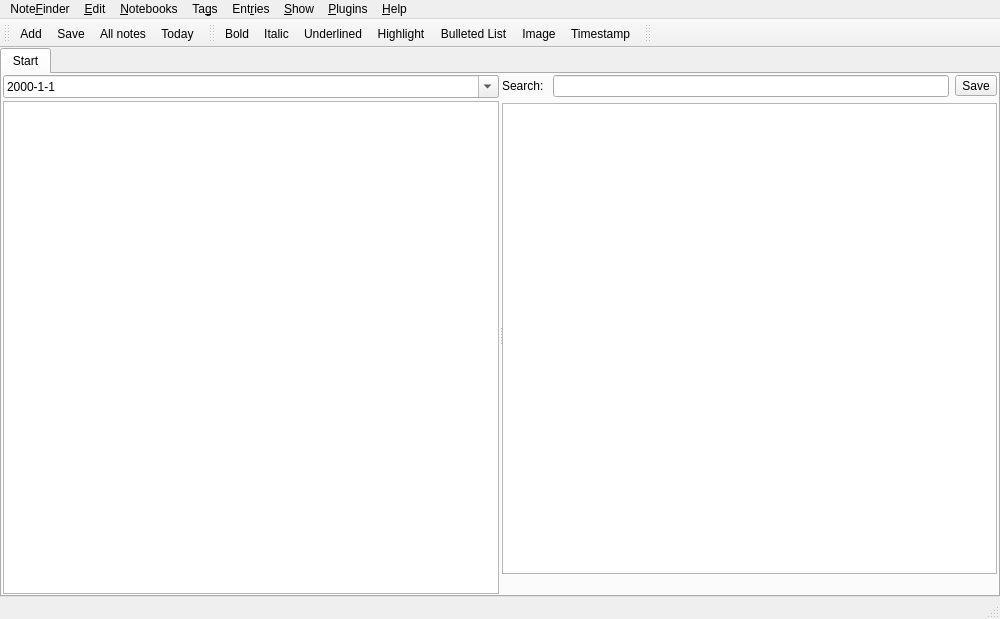
<ui version="4.0" >
 <class>MainWindow</class>
 <widget class="QMainWindow" name="MainWindow" >
  <property name="geometry" >
   <rect>
    <x>0</x>
    <y>0</y>
    <width>1000</width>
    <height>619</height>
   </rect>
  </property>
  <property name="windowTitle" >
   <string>NoteFinder</string>
  </property>
  <property name="windowIcon" >
   <iconset>
    <normaloff>:/icon.png</normaloff>:/icon.png</iconset>
  </property>
  <widget class="QWidget" name="centralwidget" >
   <layout class="QGridLayout" name="gridLayout_2" >
    <property name="margin" >
     <number>0</number>
    </property>
    <property name="spacing" >
     <number>0</number>
    </property>
    <item row="0" column="0" >
     <widget class="QTabWidget" name="tabWidget" >
      <property name="tabPosition" >
       <enum>QTabWidget::North</enum>
      </property>
      <property name="tabShape" >
       <enum>QTabWidget::Rounded</enum>
      </property>
      <property name="currentIndex" >
       <number>0</number>
      </property>
      <property name="elideMode" >
       <enum>Qt::ElideMiddle</enum>
      </property>
      <widget class="QWidget" name="entriesTab" >
       <attribute name="title" >
        <string>Start</string>
       </attribute>
       <layout class="QGridLayout" name="gridLayout" >
        <property name="margin" >
         <number>1</number>
        </property>
        <property name="spacing" >
         <number>1</number>
        </property>
        <item row="0" column="0" >
         <widget class="QSplitter" name="splitter" >
          <property name="frameShadow" >
           <enum>QFrame::Plain</enum>
          </property>
          <property name="orientation" >
           <enum>Qt::Horizontal</enum>
          </property>
          <property name="handleWidth" >
           <number>3</number>
          </property>
          <widget class="QWidget" name="layoutWidget" >
           <layout class="QVBoxLayout" name="verticalLayout_2" >
            <property name="spacing" >
             <number>3</number>
            </property>
            <item>
             <widget class="QDateEdit" name="dateEdit" >
              <property name="accelerated" >
               <bool>false</bool>
              </property>
              <property name="displayFormat" >
               <string>yyyy-M-d</string>
              </property>
              <property name="calendarPopup" >
               <bool>true</bool>
              </property>
             </widget>
            </item>
            <item>
             <widget class="QListWidget" name="metaList" />
            </item>
           </layout>
          </widget>
          <widget class="QWidget" name="layoutWidget" >
           <layout class="QVBoxLayout" name="verticalLayout" >
            <item>
             <layout class="QHBoxLayout" name="horizontalLayout" >
              <item>
               <widget class="QLabel" name="searchLabel" >
                <property name="text" >
                 <string>Search: </string>
                </property>
               </widget>
              </item>
              <item>
               <widget class="QLineEdit" name="searchEdit" />
              </item>
              <item>
               <widget class="QToolButton" name="saveSearchButton" >
                <property name="text" >
                 <string>Save</string>
                </property>
               </widget>
              </item>
             </layout>
            </item>
            <item>
             <widget class="QListWidget" name="notesList" >
              <property name="selectionMode" >
               <enum>QAbstractItemView::ExtendedSelection</enum>
              </property>
              <property name="layoutMode" >
               <enum>QListView::Batched</enum>
              </property>
             </widget>
            </item>
            <item>
             <widget class="QLabel" name="numberLabel" >
              <property name="text" >
               <string/>
              </property>
             </widget>
            </item>
           </layout>
           <zorder>notesList</zorder>
           <zorder>numberLabel</zorder>
           <zorder></zorder>
          </widget>
         </widget>
        </item>
       </layout>
      </widget>
     </widget>
    </item>
   </layout>
  </widget>
  <widget class="QStatusBar" name="statusbar" />
  <widget class="QMenuBar" name="menuBar" >
   <property name="geometry" >
    <rect>
     <x>0</x>
     <y>0</y>
     <width>1000</width>
     <height>20</height>
    </rect>
   </property>
   <widget class="QMenu" name="menuNoteFinder" >
    <property name="title" >
     <string>Note&amp;Finder</string>
    </property>
    <addaction name="actionPreferences" />
    <addaction name="separator" />
    <addaction name="actionExit" />
   </widget>
   <widget class="QMenu" name="menuEntry" >
    <property name="title" >
     <string>Ent&amp;ries</string>
    </property>
    <addaction name="actionNew" />
    <addaction name="actionDelete" />
    <addaction name="actionEncrypt" />
    <addaction name="separator" />
    <addaction name="actionCopyEntry" />
    <addaction name="actionRename" />
    <addaction name="separator" />
    <addaction name="actionE_Mail" />
    <addaction name="separator" />
    <addaction name="actionBacklinks" />
    <addaction name="actionFindRelated" />
    <addaction name="separator" />
    <addaction name="actionCreateIndex" />
    <addaction name="actionMerge" />
    <addaction name="separator" />
    <addaction name="actionOpenExternally" />
   </widget>
   <widget class="QMenu" name="menuView" >
    <property name="title" >
     <string>&amp;Show</string>
    </property>
    <addaction name="actionAll" />
    <addaction name="actionToday" />
    <addaction name="separator" />
   </widget>
   <widget class="QMenu" name="menuPlugins" >
    <property name="title" >
     <string>&amp;Plugins</string>
    </property>
   </widget>
   <widget class="QMenu" name="menuHelp" >
    <property name="title" >
     <string>&amp;Help</string>
    </property>
    <addaction name="actionAbout" />
    <addaction name="actionAboutQt" />
   </widget>
   <widget class="QMenu" name="menuTag" >
    <property name="title" >
     <string>Ta&amp;gs</string>
    </property>
    <addaction name="actionAddTag" />
    <addaction name="actionDeleteTag" />
   </widget>
   <widget class="QMenu" name="menuNotebooks" >
    <property name="title" >
     <string>&amp;Notebooks</string>
    </property>
    <addaction name="actionAddNotebook" />
    <addaction name="actionDeleteNotebook" />
    <addaction name="separator" />
   </widget>
   <widget class="QMenu" name="menuEdit" >
    <property name="title" >
     <string>&amp;Edit</string>
    </property>
    <addaction name="actionBold" />
    <addaction name="actionItalic" />
    <addaction name="actionUnderlined" />
    <addaction name="actionHighlight" />
    <addaction name="actionBulletedList" />
    <addaction name="actionImage" />
    <addaction name="actionTimestamp" />
   </widget>
   <addaction name="menuNoteFinder" />
   <addaction name="menuEdit" />
   <addaction name="menuNotebooks" />
   <addaction name="menuTag" />
   <addaction name="menuEntry" />
   <addaction name="menuView" />
   <addaction name="menuPlugins" />
   <addaction name="menuHelp" />
  </widget>
  <widget class="QToolBar" name="mainToolbar" >
   <property name="windowTitle" >
    <string>Main</string>
   </property>
   <property name="iconSize" >
    <size>
     <width>16</width>
     <height>16</height>
    </size>
   </property>
   <attribute name="toolBarArea" >
    <enum>TopToolBarArea</enum>
   </attribute>
   <attribute name="toolBarBreak" >
    <bool>false</bool>
   </attribute>
   <addaction name="actionNew" />
   <addaction name="actionSave" />
   <addaction name="actionAll" />
   <addaction name="actionToday" />
  </widget>
  <widget class="QToolBar" name="editToolbar" >
   <property name="windowTitle" >
    <string>Edit</string>
   </property>
   <property name="iconSize" >
    <size>
     <width>16</width>
     <height>16</height>
    </size>
   </property>
   <attribute name="toolBarArea" >
    <enum>TopToolBarArea</enum>
   </attribute>
   <attribute name="toolBarBreak" >
    <bool>false</bool>
   </attribute>
   <addaction name="actionBold" />
   <addaction name="actionItalic" />
   <addaction name="actionUnderlined" />
   <addaction name="actionHighlight" />
   <addaction name="actionBulletedList" />
   <addaction name="actionImage" />
   <addaction name="actionTimestamp" />
  </widget>
  <widget class="QToolBar" name="pluginsToolbar" >
   <property name="windowTitle" >
    <string>Plugins</string>
   </property>
   <property name="iconSize" >
    <size>
     <width>16</width>
     <height>16</height>
    </size>
   </property>
   <attribute name="toolBarArea" >
    <enum>TopToolBarArea</enum>
   </attribute>
   <attribute name="toolBarBreak" >
    <bool>false</bool>
   </attribute>
  </widget>
  <action name="actionAbout" >
   <property name="text" >
    <string>About</string>
   </property>
   <property name="shortcut" >
    <string>Ctrl+H</string>
   </property>
  </action>
  <action name="actionNew" >
   <property name="text" >
    <string>Add</string>
   </property>
   <property name="shortcut" >
    <string>Ctrl+N</string>
   </property>
  </action>
  <action name="actionDelete" >
   <property name="text" >
    <string>Delete</string>
   </property>
   <property name="shortcut" >
    <string>Del</string>
   </property>
  </action>
  <action name="actionToday" >
   <property name="text" >
    <string>Today</string>
   </property>
   <property name="shortcut" >
    <string>Ctrl+T</string>
   </property>
  </action>
  <action name="actionAll" >
   <property name="text" >
    <string>All notes</string>
   </property>
   <property name="shortcut" >
    <string>Ctrl+E</string>
   </property>
  </action>
  <action name="actionFindRelated" >
   <property name="text" >
    <string>Find related notes</string>
   </property>
  </action>
  <action name="actionExit" >
   <property name="text" >
    <string>Quit</string>
   </property>
   <property name="shortcut" >
    <string>Ctrl+Q</string>
   </property>
  </action>
  <action name="actionAddTag" >
   <property name="text" >
    <string>Add</string>
   </property>
  </action>
  <action name="actionDeleteTag" >
   <property name="text" >
    <string>Delete</string>
   </property>
  </action>
  <action name="actionDeleteSelectedSearch" >
   <property name="text" >
    <string>Delete selected search</string>
   </property>
  </action>
  <action name="actionE_Mail" >
   <property name="text" >
    <string>E-Mail</string>
   </property>
  </action>
  <action name="actionRename" >
   <property name="text" >
    <string>Rename</string>
   </property>
   <property name="shortcut" >
    <string>F2</string>
   </property>
   <property name="shortcutContext" >
    <enum>Qt::WindowShortcut</enum>
   </property>
  </action>
  <action name="actionSave" >
   <property name="text" >
    <string>Save</string>
   </property>
   <property name="shortcut" >
    <string>Ctrl+S</string>
   </property>
  </action>
  <action name="actionBold" >
   <property name="checkable" >
    <bool>false</bool>
   </property>
   <property name="text" >
    <string>Bold</string>
   </property>
   <property name="shortcut" >
    <string>Ctrl+B</string>
   </property>
  </action>
  <action name="actionItalic" >
   <property name="checkable" >
    <bool>false</bool>
   </property>
   <property name="checked" >
    <bool>false</bool>
   </property>
   <property name="text" >
    <string>Italic</string>
   </property>
   <property name="shortcut" >
    <string>Ctrl+I</string>
   </property>
  </action>
  <action name="actionUnderlined" >
   <property name="checkable" >
    <bool>false</bool>
   </property>
   <property name="text" >
    <string>Underlined</string>
   </property>
   <property name="shortcut" >
    <string>Ctrl+U</string>
   </property>
  </action>
  <action name="actionHighlight" >
   <property name="checkable" >
    <bool>false</bool>
   </property>
   <property name="text" >
    <string>Highlight</string>
   </property>
   <property name="shortcutContext" >
    <enum>Qt::WindowShortcut</enum>
   </property>
  </action>
  <action name="actionTimestamp" >
   <property name="text" >
    <string>Timestamp</string>
   </property>
  </action>
  <action name="actionDeleteNotebook" >
   <property name="text" >
    <string>Delete</string>
   </property>
  </action>
  <action name="actionAddNotebook" >
   <property name="text" >
    <string>Add</string>
   </property>
  </action>
  <action name="actionCopyEntry" >
   <property name="text" >
    <string>Copy to another notebooks</string>
   </property>
   <property name="shortcut" >
    <string>Ctrl+Shift+C</string>
   </property>
  </action>
  <action name="actionBacklinks" >
   <property name="text" >
    <string>Backlinks</string>
   </property>
  </action>
  <action name="actionCreateIndex" >
   <property name="text" >
    <string>Create index</string>
   </property>
  </action>
  <action name="actionMerge" >
   <property name="text" >
    <string>Merge</string>
   </property>
  </action>
  <action name="actionPreferences" >
   <property name="text" >
    <string>Preferences</string>
   </property>
   <property name="shortcut" >
    <string>Ctrl+P</string>
   </property>
  </action>
  <action name="actionOpenExternally" >
   <property name="text" >
    <string>Open externally</string>
   </property>
  </action>
  <action name="actionAboutQt" >
   <property name="text" >
    <string>About Qt</string>
   </property>
  </action>
  <action name="actionImage" >
   <property name="text" >
    <string>Image</string>
   </property>
  </action>
  <action name="actionBulletedList" >
   <property name="text" >
    <string>Bulleted List</string>
   </property>
  </action>
  <action name="actionEncrypt" >
   <property name="text" >
    <string>Encrypt</string>
   </property>
  </action>
 </widget>
 <resources>
  <include location="notefinder.qrc" />
 </resources>
 <connections/>
</ui>
